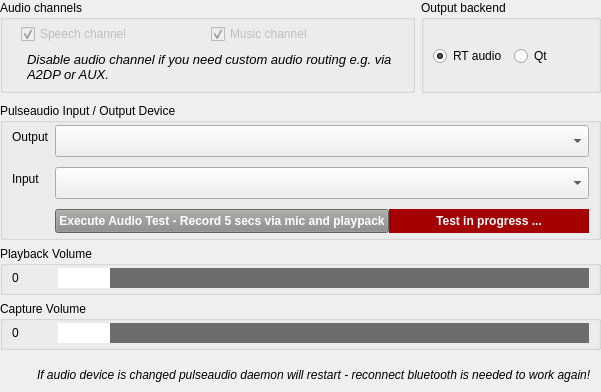
    <widget class="QWidget" name="tab3" native="true">
     <property name="sizePolicy">
      <sizepolicy hsizetype="Expanding" vsizetype="Expanding">
       <horstretch>0</horstretch>
       <verstretch>0</verstretch>
      </sizepolicy>
     </property>
     <layout class="QVBoxLayout" name="verticalLayout_30">
      <property name="leftMargin">
       <number>0</number>
      </property>
      <property name="topMargin">
       <number>0</number>
      </property>
      <property name="rightMargin">
       <number>0</number>
      </property>
      <property name="bottomMargin">
       <number>2</number>
      </property>
      <item>
       <widget class="QWidget" name="audiochannelsoutput" native="true">
        <property name="sizePolicy">
         <sizepolicy hsizetype="Expanding" vsizetype="Fixed">
          <horstretch>0</horstretch>
          <verstretch>0</verstretch>
         </sizepolicy>
        </property>
        <layout class="QHBoxLayout" name="horizontalLayout_30">
         <property name="leftMargin">
          <number>0</number>
         </property>
         <property name="topMargin">
          <number>0</number>
         </property>
         <property name="rightMargin">
          <number>0</number>
         </property>
         <property name="bottomMargin">
          <number>4</number>
         </property>
         <item>
          <widget class="QGroupBox" name="groupBoxAudioChannels">
           <property name="sizePolicy">
            <sizepolicy hsizetype="Expanding" vsizetype="Preferred">
             <horstretch>0</horstretch>
             <verstretch>0</verstretch>
            </sizepolicy>
           </property>
           <property name="title">
            <string>Audio channels</string>
           </property>
           <layout class="QVBoxLayout" name="verticalLayout_31">
            <property name="topMargin">
             <number>2</number>
            </property>
            <property name="bottomMargin">
             <number>0</number>
            </property>
            <item>
             <widget class="QWidget" name="channels" native="true">
              <property name="sizePolicy">
               <sizepolicy hsizetype="Expanding" vsizetype="Fixed">
                <horstretch>0</horstretch>
                <verstretch>0</verstretch>
               </sizepolicy>
              </property>
              <layout class="QHBoxLayout" name="horizontalLayout_2">
               <property name="topMargin">
                <number>2</number>
               </property>
               <property name="bottomMargin">
                <number>0</number>
               </property>
               <item>
                <widget class="QCheckBox" name="checkBoxSpeechAudioChannel">
                 <property name="text">
                  <string>Speech channel</string>
                 </property>
                 <property name="checked">
                  <bool>true</bool>
                 </property>
                 <property name="enabled">
                  <bool>false</bool>
                 </property>
                </widget>
               </item>
               <item>
                <widget class="QCheckBox" name="checkBoxMusicAudioChannel">
                 <property name="text">
                  <string>Music channel</string>
                 </property>
                 <property name="checked">
                  <bool>true</bool>
                 </property>
                 <property name="enabled">
                  <bool>false</bool>
                 </property>
                </widget>
               </item>
              </layout>
             </widget>
            </item>
            <item>
             <widget class="QWidget" name="audiochannelsinfo" native="true">
              <property name="sizePolicy">
               <sizepolicy hsizetype="Expanding" vsizetype="Expanding">
                <horstretch>0</horstretch>
                <verstretch>0</verstretch>
               </sizepolicy>
              </property>
              <property name="minimumSize">
               <size>
                <width>0</width>
                <height>40</height>
               </size>
              </property>
              <layout class="QFormLayout" name="formLayout_33">
               <property name="topMargin">
                <number>2</number>
               </property>
               <property name="bottomMargin">
                <number>0</number>
               </property>
               <item row="0" column="0">
                <widget class="QLabel" name="label_11">
                 <property name="sizePolicy">
                  <sizepolicy hsizetype="Fixed" vsizetype="Minimum">
                   <horstretch>0</horstretch>
                   <verstretch>0</verstretch>
                  </sizepolicy>
                 </property>
                 <property name="minimumSize">
                  <size>
                   <width>0</width>
                   <height>30</height>
                  </size>
                 </property>
                 <property name="maximumSize">
                  <size>
                   <width>16777215</width>
                   <height>30</height>
                  </size>
                 </property>
                 <property name="text">
                  <string>&lt;html&gt;&lt;head/&gt;&lt;body&gt;&lt;p&gt;&lt;img src=&quot;:/ico_info.png&quot;/&gt;&lt;/p&gt;&lt;/body&gt;&lt;/html&gt;</string>
                 </property>
                 <property name="alignment">
                  <set>Qt::AlignCenter</set>
                 </property>
                </widget>
               </item>
               <item row="0" column="1">
                <widget class="QLabel" name="label_12">
                 <property name="sizePolicy">
                  <sizepolicy hsizetype="Expanding" vsizetype="Fixed">
                   <horstretch>0</horstretch>
                   <verstretch>0</verstretch>
                  </sizepolicy>
                 </property>
                 <property name="minimumSize">
                  <size>
                   <width>0</width>
                   <height>30</height>
                  </size>
                 </property>
                 <property name="maximumSize">
                  <size>
                   <width>16777215</width>
                   <height>30</height>
                  </size>
                 </property>
                 <property name="font">
                  <font>
                   <pointsize>10</pointsize>
                   <italic>true</italic>
                  </font>
                 </property>
                 <property name="text">
                  <string>Disable audio channel if you need custom audio routing e.g. via A2DP or AUX.</string>
                 </property>
                 <property name="wordWrap">
                  <bool>true</bool>
                 </property>
                </widget>
               </item>
              </layout>
             </widget>
            </item>
           </layout>
          </widget>
         </item>
         <item>
          <widget class="QGroupBox" name="groupBoxAudioOutputBackend">
           <property name="sizePolicy">
            <sizepolicy hsizetype="Fixed" vsizetype="Preferred">
             <horstretch>0</horstretch>
             <verstretch>0</verstretch>
            </sizepolicy>
           </property>
           <property name="minimumSize">
            <size>
             <width>180</width>
             <height>0</height>
            </size>
           </property>
           <property name="maximumSize">
            <size>
             <width>180</width>
             <height>16777215</height>
            </size>
           </property>
           <property name="title">
            <string>Output backend</string>
           </property>
           <layout class="QHBoxLayout" name="horizontalLayout_31">
            <property name="topMargin">
             <number>2</number>
            </property>
            <property name="bottomMargin">
             <number>0</number>
            </property>
            <item>
             <widget class="QRadioButton" name="radioButtonRtAudio">
              <property name="text">
               <string>RT audio</string>
              </property>
              <property name="checked">
               <bool>true</bool>
              </property>
             </widget>
            </item>
            <item>
             <widget class="QRadioButton" name="radioButtonQtAudio">
              <property name="text">
               <string>Qt</string>
              </property>
             </widget>
            </item>
           </layout>
          </widget>
         </item>
        </layout>
       </widget>
      </item>
      <item>
       <widget class="QGroupBox" name="groupBoxPulse">
        <property name="sizePolicy">
         <sizepolicy hsizetype="Expanding" vsizetype="Minimum">
          <horstretch>0</horstretch>
          <verstretch>0</verstretch>
         </sizepolicy>
        </property>
        <property name="title">
         <string>Pulseaudio Input / Output Device</string>
        </property>
        <layout class="QFormLayout" name="formLayout_16">
         <property name="verticalSpacing">
          <number>10</number>
         </property>
         <property name="topMargin">
          <number>2</number>
         </property>
         <property name="bottomMargin">
          <number>4</number>
         </property>
         <item row="0" column="0">
          <widget class="QLabel" name="labelPulseOutput">
           <property name="sizePolicy">
            <sizepolicy hsizetype="Preferred" vsizetype="Fixed">
             <horstretch>0</horstretch>
             <verstretch>0</verstretch>
            </sizepolicy>
           </property>
           <property name="minimumSize">
            <size>
             <width>0</width>
             <height>24</height>
            </size>
           </property>
           <property name="maximumSize">
            <size>
             <width>16777215</width>
             <height>24</height>
            </size>
           </property>
           <property name="text">
            <string>Output</string>
           </property>
          </widget>
         </item>
         <item row="0" column="1">
          <widget class="QComboBox" name="comboBoxPulseOutput">
           <property name="sizePolicy">
            <sizepolicy hsizetype="Expanding" vsizetype="Fixed">
             <horstretch>0</horstretch>
             <verstretch>0</verstretch>
            </sizepolicy>
           </property>
           <property name="minimumSize">
            <size>
             <width>0</width>
             <height>32</height>
            </size>
           </property>
           <property name="maximumSize">
            <size>
             <width>16777215</width>
             <height>32</height>
            </size>
           </property>
           <property name="styleSheet">
            <string notr="true">QScrollBar { 
	width: 40px;
	background-color: rgba(85, 87, 83, 0.7);
}
QComboBox::item {
	padding-top: 6px;
	padding-bottom: 6px;
	height: 32px;
	min-height: 32px;
}
QComboBox::item:selected {
	background-color: rgb(78, 154, 6);
	padding-top: 6px;
	padding-bottom: 6px;
	height: 32px;
	min-height: 32px;
}</string>
           </property>
          </widget>
         </item>
         <item row="1" column="0">
          <widget class="QLabel" name="labelPulseInput">
           <property name="sizePolicy">
            <sizepolicy hsizetype="Preferred" vsizetype="Fixed">
             <horstretch>0</horstretch>
             <verstretch>0</verstretch>
            </sizepolicy>
           </property>
           <property name="minimumSize">
            <size>
             <width>0</width>
             <height>24</height>
            </size>
           </property>
           <property name="maximumSize">
            <size>
             <width>16777215</width>
             <height>24</height>
            </size>
           </property>
           <property name="text">
            <string>Input</string>
           </property>
          </widget>
         </item>
         <item row="1" column="1">
          <widget class="QComboBox" name="comboBoxPulseInput">
           <property name="sizePolicy">
            <sizepolicy hsizetype="Expanding" vsizetype="Fixed">
             <horstretch>0</horstretch>
             <verstretch>0</verstretch>
            </sizepolicy>
           </property>
           <property name="minimumSize">
            <size>
             <width>0</width>
             <height>32</height>
            </size>
           </property>
           <property name="maximumSize">
            <size>
             <width>16777215</width>
             <height>32</height>
            </size>
           </property>
           <property name="styleSheet">
            <string notr="true">QScrollBar { 
	width: 40px;
	background-color: rgba(85, 87, 83, 0.7);
}
QComboBox::item {
	padding-top: 6px;
	padding-bottom: 6px;
	height: 32px;
	min-height: 32px;
}
QComboBox::item:selected {
	background-color: rgb(78, 154, 6);
	padding-top: 6px;
	padding-bottom: 6px;
	height: 32px;
	min-height: 32px;
}</string>
           </property>
          </widget>
         </item>
         <item row="2" column="1">
          <widget class="QWidget" name="horizontalWidget" native="true">
           <property name="sizePolicy">
            <sizepolicy hsizetype="Expanding" vsizetype="Fixed">
             <horstretch>0</horstretch>
             <verstretch>0</verstretch>
            </sizepolicy>
           </property>
           <property name="minimumSize">
            <size>
             <width>0</width>
             <height>24</height>
            </size>
           </property>
           <property name="maximumSize">
            <size>
             <width>16777215</width>
             <height>24</height>
            </size>
           </property>
           <layout class="QHBoxLayout" name="horizontalLayout_4">
            <property name="spacing">
             <number>0</number>
            </property>
            <property name="leftMargin">
             <number>0</number>
            </property>
            <property name="topMargin">
             <number>0</number>
            </property>
            <property name="rightMargin">
             <number>0</number>
            </property>
            <property name="bottomMargin">
             <number>0</number>
            </property>
            <item>
             <widget class="QPushButton" name="pushButtonAudioTest">
              <property name="sizePolicy">
               <sizepolicy hsizetype="Expanding" vsizetype="Fixed">
                <horstretch>0</horstretch>
                <verstretch>0</verstretch>
               </sizepolicy>
              </property>
              <property name="minimumSize">
               <size>
                <width>0</width>
                <height>24</height>
               </size>
              </property>
              <property name="maximumSize">
               <size>
                <width>16777215</width>
                <height>24</height>
               </size>
              </property>
              <property name="font">
               <font>
                <weight>75</weight>
                <bold>true</bold>
               </font>
              </property>
              <property name="styleSheet">
               <string notr="true">background-color: rgb(136, 138, 133);
color: rgb(255, 255, 255);</string>
              </property>
              <property name="text">
               <string>Execute Audio Test - Record 5 secs via mic and playpack</string>
              </property>
             </widget>
            </item>
            <item>
             <widget class="QLabel" name="labelTestInProgress">
              <property name="sizePolicy">
               <sizepolicy hsizetype="Expanding" vsizetype="Fixed">
                <horstretch>0</horstretch>
                <verstretch>0</verstretch>
               </sizepolicy>
              </property>
              <property name="minimumSize">
               <size>
                <width>0</width>
                <height>24</height>
               </size>
              </property>
              <property name="maximumSize">
               <size>
                <width>16777215</width>
                <height>24</height>
               </size>
              </property>
              <property name="font">
               <font>
                <weight>75</weight>
                <bold>true</bold>
               </font>
              </property>
              <property name="styleSheet">
               <string notr="true">background-color: rgb(164, 0, 0);
color: rgb(255, 255, 255);</string>
              </property>
              <property name="text">
               <string>Test in progress ...</string>
              </property>
              <property name="alignment">
               <set>Qt::AlignCenter</set>
              </property>
             </widget>
            </item>
           </layout>
          </widget>
         </item>
        </layout>
       </widget>
      </item>
      <item>
       <widget class="QGroupBox" name="groupBoxSystemVolume">
        <property name="sizePolicy">
         <sizepolicy hsizetype="Expanding" vsizetype="Fixed">
          <horstretch>0</horstretch>
          <verstretch>0</verstretch>
         </sizepolicy>
        </property>
        <property name="title">
         <string>Playback Volume</string>
        </property>
        <layout class="QFormLayout" name="formLayout_25">
         <property name="horizontalSpacing">
          <number>6</number>
         </property>
         <property name="verticalSpacing">
          <number>2</number>
         </property>
         <property name="topMargin">
          <number>2</number>
         </property>
         <property name="bottomMargin">
          <number>4</number>
         </property>
         <item row="0" column="0">
          <widget class="QLabel" name="labelSystemVolumeValue">
           <property name="sizePolicy">
            <sizepolicy hsizetype="Fixed" vsizetype="Fixed">
             <horstretch>0</horstretch>
             <verstretch>0</verstretch>
            </sizepolicy>
           </property>
           <property name="minimumSize">
            <size>
             <width>40</width>
             <height>20</height>
            </size>
           </property>
           <property name="maximumSize">
            <size>
             <width>16777215</width>
             <height>20</height>
            </size>
           </property>
           <property name="text">
            <string>0</string>
           </property>
          </widget>
         </item>
         <item row="0" column="1">
          <widget class="QSlider" name="horizontalSliderSystemVolume">
           <property name="minimumSize">
            <size>
             <width>0</width>
             <height>20</height>
            </size>
           </property>
           <property name="styleSheet">
            <string notr="true">QSlider::handle:horizontal { background: white; height: 32px; width: 52px; margin: 0 0;}
QSlider::groove:horizontal { background: #6d6d6d; height: 32px;}</string>
           </property>
           <property name="maximum">
            <number>100</number>
           </property>
           <property name="orientation">
            <enum>Qt::Horizontal</enum>
           </property>
          </widget>
         </item>
        </layout>
       </widget>
      </item>
      <item>
       <widget class="QGroupBox" name="groupBoxSystemCapture">
        <property name="sizePolicy">
         <sizepolicy hsizetype="Expanding" vsizetype="Fixed">
          <horstretch>0</horstretch>
          <verstretch>0</verstretch>
         </sizepolicy>
        </property>
        <property name="title">
         <string>Capture Volume</string>
        </property>
        <layout class="QFormLayout" name="formLayout_26">
         <property name="topMargin">
          <number>2</number>
         </property>
         <property name="bottomMargin">
          <number>4</number>
         </property>
         <item row="0" column="0">
          <widget class="QLabel" name="labelSystemCaptureValue">
           <property name="sizePolicy">
            <sizepolicy hsizetype="Fixed" vsizetype="Fixed">
             <horstretch>0</horstretch>
             <verstretch>0</verstretch>
            </sizepolicy>
           </property>
           <property name="minimumSize">
            <size>
             <width>40</width>
             <height>20</height>
            </size>
           </property>
           <property name="maximumSize">
            <size>
             <width>16777215</width>
             <height>20</height>
            </size>
           </property>
           <property name="text">
            <string>0</string>
           </property>
          </widget>
         </item>
         <item row="0" column="1">
          <widget class="QSlider" name="horizontalSliderSystemCapture">
           <property name="minimumSize">
            <size>
             <width>0</width>
             <height>20</height>
            </size>
           </property>
           <property name="styleSheet">
            <string notr="true">QSlider::handle:horizontal { background: white; height: 32px; width: 52px; margin: 0 0;}
QSlider::groove:horizontal { background: #6d6d6d; height: 32px;}</string>
           </property>
           <property name="maximum">
            <number>100</number>
           </property>
           <property name="orientation">
            <enum>Qt::Horizontal</enum>
           </property>
          </widget>
         </item>
        </layout>
       </widget>
      </item>
      <item>
       <spacer name="verticalSpacer">
        <property name="orientation">
         <enum>Qt::Vertical</enum>
        </property>
        <property name="sizeHint" stdset="0">
         <size>
          <width>20</width>
          <height>4</height>
         </size>
        </property>
       </spacer>
      </item>
      <item>
       <widget class="QWidget" name="widget" native="true">
        <property name="sizePolicy">
         <sizepolicy hsizetype="Expanding" vsizetype="Fixed">
          <horstretch>0</horstretch>
          <verstretch>0</verstretch>
         </sizepolicy>
        </property>
        <layout class="QFormLayout" name="formLayout_4">
         <property name="labelAlignment">
          <set>Qt::AlignLeading|Qt::AlignLeft|Qt::AlignVCenter</set>
         </property>
         <property name="formAlignment">
          <set>Qt::AlignLeading|Qt::AlignLeft|Qt::AlignTop</set>
         </property>
         <property name="leftMargin">
          <number>1</number>
         </property>
         <property name="topMargin">
          <number>0</number>
         </property>
         <property name="rightMargin">
          <number>9</number>
         </property>
         <property name="bottomMargin">
          <number>0</number>
         </property>
         <item row="0" column="0">
          <widget class="QLabel" name="label_9">
           <property name="sizePolicy">
            <sizepolicy hsizetype="Fixed" vsizetype="Fixed">
             <horstretch>0</horstretch>
             <verstretch>0</verstretch>
            </sizepolicy>
           </property>
           <property name="minimumSize">
            <size>
             <width>30</width>
             <height>30</height>
            </size>
           </property>
           <property name="maximumSize">
            <size>
             <width>30</width>
             <height>30</height>
            </size>
           </property>
           <property name="text">
            <string>&lt;html&gt;&lt;head/&gt;&lt;body&gt;&lt;p&gt;&lt;img src=&quot;:/ico_warning.png&quot;/&gt;&lt;/p&gt;&lt;/body&gt;&lt;/html&gt;</string>
           </property>
          </widget>
         </item>
         <item row="0" column="1">
          <widget class="QLabel" name="label_15">
           <property name="sizePolicy">
            <sizepolicy hsizetype="Expanding" vsizetype="Fixed">
             <horstretch>0</horstretch>
             <verstretch>0</verstretch>
            </sizepolicy>
           </property>
           <property name="minimumSize">
            <size>
             <width>0</width>
             <height>30</height>
            </size>
           </property>
           <property name="maximumSize">
            <size>
             <width>16777215</width>
             <height>30</height>
            </size>
           </property>
           <property name="font">
            <font>
             <italic>true</italic>
            </font>
           </property>
           <property name="text">
            <string>If audio device is changed pulseaudio daemon will restart - reconnect bluetooth is needed to work again!</string>
           </property>
          </widget>
         </item>
        </layout>
       </widget>
      </item>
     </layout>
    </widget>
